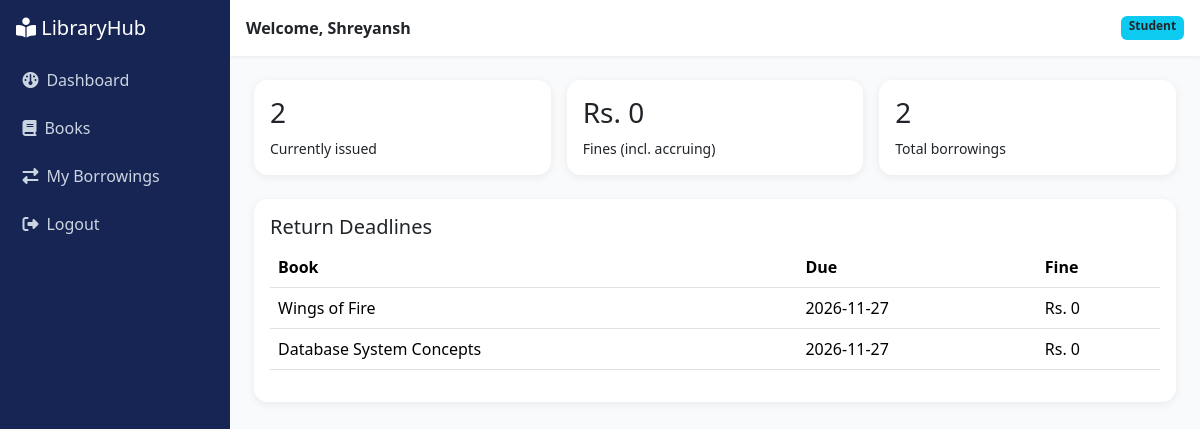
The app's page /dashboard (signed in) with its own data.
### tables this page shows
CREATE TABLE users(id INTEGER PRIMARY KEY AUTOINCREMENT, name TEXT NOT NULL,
  email TEXT UNIQUE NOT NULL, password_hash TEXT NOT NULL, role TEXT NOT NULL CHECK(role IN('admin','student')));

CREATE TABLE transactions(id INTEGER PRIMARY KEY AUTOINCREMENT,
  book_id INTEGER NOT NULL REFERENCES books(id), student_id INTEGER NOT NULL REFERENCES users(id),
  issue_date TEXT NOT NULL, due_date TEXT NOT NULL, return_date TEXT, fine REAL DEFAULT 0);

CREATE TABLE books(id INTEGER PRIMARY KEY AUTOINCREMENT, title TEXT NOT NULL, author TEXT NOT NULL,
  isbn TEXT UNIQUE NOT NULL, category TEXT NOT NULL, quantity INTEGER NOT NULL CHECK(quantity>=0),
  available INTEGER NOT NULL CHECK(available>=0));

### app.py (the view)
@app.route("/dashboard")
@login_required()
def dashboard(u):
    if isinstance(u, Admin):
        return render_template("dashboard.html", stats=lib.stats(), recent=lib.transactions()[:6])
    mine = lib.transactions(student_id=u.id)
    return render_template("dashboard.html", mine=[t for t in mine if not t["return_date"]],
                           fines=sum(t["fine"] for t in mine), count=len(mine))

### app.py (called while the page is built)
def current_user():
    r = session.get("uid") and db.one("SELECT * FROM users WHERE id=?", (session["uid"],))
    return User.from_row(r) if r else None

def login_required(role=None):
    def deco(f):
        @wraps(f)
        def wrapper(*a, **k):
            u = current_user()
            if not u:
                return redirect(url_for("login"))
            if role and u.role != role:
                flash("You do not have access to that page.", "danger")
                return redirect(url_for("dashboard"))
            return f(u, *a, **k)
        return wrapper
    return deco

@app.context_processor
def inject():
    return {"user": current_user()}

### database.py (called while the page is built)
    def _connect(self):
        c = sqlite3.connect(self._path)
        c.row_factory = sqlite3.Row
        c.execute("PRAGMA foreign_keys=ON")
        return c

    def query(self, sql, args=()):
        with self._connect() as c:
            return c.execute(sql, args).fetchall()

    def one(self, sql, args=()):
        r = self.query(sql, args)
        return r[0] if r else None

### models.py (called while the page is built)
    @property
    def role(self):
        return self._role

    @classmethod
    def from_row(cls, row):
        klass = Admin if row["role"] == "admin" else Student
        return klass(row["id"], row["name"], row["email"])

    @classmethod
    def fine_for(cls, due_iso, returned=None):
        returned = returned or date.today()
        late = (returned - date.fromisoformat(due_iso)).days
        return max(0, late) * cls.FINE_PER_DAY

### templates/dashboard.html
{% extends "base.html" %}{% block content %}
{% if stats %}<div class="row g-3 mb-4">
{% for l,k,i in [('Total Books','total','book'),('Available','available','check'),('Issued','issued','arrow-right-arrow-left'),('Students','students','users'),('Overdue','overdue','clock')] %}
<div class="col-6 col-lg"><div class="card stat p-3"><i class="fa fa-{{i}}"></i><h3 class="mb-0 mt-2">{{ stats[k] }}</h3><small class="text-muted">{{ l }}</small></div></div>{% endfor %}</div>
<div class="card p-3"><h5>Recent Transactions</h5><table class="table"><tr><th>Book</th><th>Student</th><th>Issued</th><th>Due</th><th>Status</th></tr>
{% for t in recent %}<tr><td>{{t.title}}</td><td>{{t.student}}</td><td>{{t.issue_date}}</td><td>{{t.due_date}}</td><td>{% if t.return_date %}<span class="badge bg-success">Returned</span>{% elif t.overdue %}<span class="badge bg-danger">Overdue</span>{% else %}<span class="badge bg-primary">Issued</span>{% endif %}</td></tr>{% endfor %}</table></div>
{% else %}<div class="row g-3 mb-4"><div class="col-md-4"><div class="card p-3"><h3>{{ mine|length }}</h3><small>Currently issued</small></div></div>
<div class="col-md-4"><div class="card p-3"><h3>Rs. {{ fines }}</h3><small>Fines (incl. accruing)</small></div></div>
<div class="col-md-4"><div class="card p-3"><h3>{{ count }}</h3><small>Total borrowings</small></div></div></div>
<div class="card p-3"><h5>Return Deadlines</h5><table class="table"><tr><th>Book</th><th>Due</th><th>Fine</th></tr>
{% for t in mine %}<tr><td>{{t.title}}</td><td>{{t.due_date}} {% if t.overdue %}<span class="badge bg-danger">Overdue</span>{% endif %}</td><td>Rs. {{t.fine}}</td></tr>{% else %}<tr><td colspan=3 class="text-muted">No books issued.</td></tr>{% endfor %}</table></div>{% endif %}
{% endblock %}

### templates/base.html (shortened to what this page needs)
<!doctype html><html lang="en"><head><meta charset="utf-8"><meta name="viewport" content="width=device-width,initial-scale=1">
<link href="https://cdn.jsdelivr.net/npm/bootstrap@5.3.3/dist/css/bootstrap.min.css" rel="stylesheet">
<link href="https://cdnjs.cloudflare.com/ajax/libs/font-awesome/6.5.1/css/all.min.css" rel="stylesheet">
<link href="{{ url_for('static',filename='css/style.css') }}" rel="stylesheet"></head><body>
{% if user %}
<div class="sidebar"><h5 class="text-white p-3 mb-0"><i class="fa fa-book-open-reader"></i> LibraryHub</h5>
<a href="{{ url_for('dashboard') }}"><i class="fa fa-gauge me-2"></i>Dashboard</a>
<a href="{{ url_for('books') }}"><i class="fa fa-book me-2"></i>Books</a>
<a href="{{ url_for('transactions') }}"><i class="fa fa-right-left me-2"></i>{{ 'Transactions & Reports' if user.role=='admin' else 'My Borrowings' }}</a>
<a href="{{ url_for('logout') }}"><i class="fa fa-right-from-bracket me-2"></i>Logout</a></div>
<div class="main"><div class="topbar p-3 d-flex justify-content-between"><strong>Welcome, {{ user.name }}</strong><span class="badge bg-info text-dark">{{ user.role|title }}</span></div>
<div class="p-4">
{% block content %}{% endblock %}</div></div>
{% else %}{% block auth %}{% endblock %}{% endif %}
<script src="https://cdn.jsdelivr.net/npm/bootstrap@5.3.3/dist/js/bootstrap.bundle.min.js"></script></body></html>

### static/css/style.css (style rules this page uses)
:root { --navy:#172554;--blue:#2563eb;--teal:#14b8a6 }
body { background:#f8fafc;font-family:'Segoe UI',system-ui,sans-serif }
.sidebar { width:230px;min-height:100vh;background:var(--navy);position:fixed }
.sidebar a { color:#cbd5e1;display:block;padding:.75rem 1.4rem;text-decoration:none;transition:.2s }
.main { margin-left:230px }
.topbar { background:#fff;box-shadow:0 1px 4px #0001 }
.card { border:0;border-radius:14px;box-shadow:0 2px 10px #0001;transition:.2s }

### records on screen
users: role "My Borrowings", name "Shreyansh", role "Student"
transactions: title "Wings of Fire", due_date "2026-11-27", fine "0"
transactions: title "Database System Concepts", due_date "2026-11-27", fine "0"

### other values on screen
{{ mine|length }} "2"
{{ fines }} "0"
{{ count }} "2"
